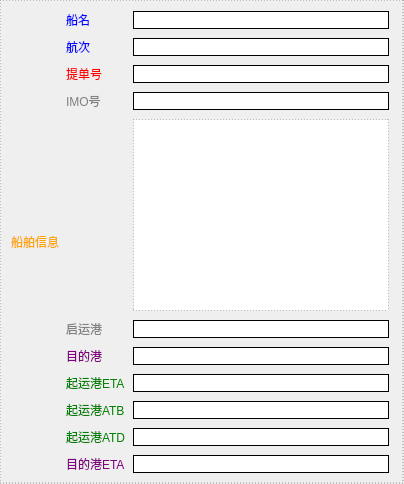
         <widget class="QWidget" name="widget_5" native="true">
          <property name="styleSheet">
           <string notr="true">QWidget{
	border:1px dotted rgb(141, 141, 141);
}
QWidget QLabel{
	border:none;
}
QWidget QLineEdit{
	border:1px solid rgb(0, 0, 0);
}</string>
          </property>
          <layout class="QHBoxLayout" name="horizontalLayout">
           <property name="spacing">
            <number>7</number>
           </property>
           <item>
            <widget class="QLabel" name="label_49">
             <property name="styleSheet">
              <string notr="true">color:orange;</string>
             </property>
             <property name="text">
              <string>船舶信息</string>
             </property>
            </widget>
           </item>
           <item>
            <layout class="QFormLayout" name="formLayout_5">
             <property name="horizontalSpacing">
              <number>7</number>
             </property>
             <property name="verticalSpacing">
              <number>9</number>
             </property>
             <property name="rightMargin">
              <number>4</number>
             </property>
             <item row="0" column="0">
              <widget class="QLabel" name="label_22">
               <property name="styleSheet">
                <string notr="true">color:blue;</string>
               </property>
               <property name="text">
                <string>船名</string>
               </property>
              </widget>
             </item>
             <item row="0" column="1">
              <widget class="QLineEdit" name="sheepname_lineedit">
               <property name="sizePolicy">
                <sizepolicy hsizetype="Expanding" vsizetype="Expanding">
                 <horstretch>0</horstretch>
                 <verstretch>0</verstretch>
                </sizepolicy>
               </property>
              </widget>
             </item>
             <item row="1" column="0">
              <widget class="QLabel" name="label_23">
               <property name="styleSheet">
                <string notr="true">color:blue;</string>
               </property>
               <property name="text">
                <string>航次</string>
               </property>
              </widget>
             </item>
             <item row="1" column="1">
              <widget class="QLineEdit" name="chuanci_lineedit">
               <property name="sizePolicy">
                <sizepolicy hsizetype="Expanding" vsizetype="Expanding">
                 <horstretch>0</horstretch>
                 <verstretch>0</verstretch>
                </sizepolicy>
               </property>
              </widget>
             </item>
             <item row="2" column="0">
              <widget class="QLabel" name="label_24">
               <property name="styleSheet">
                <string notr="true">color:rgb(255, 0, 0);</string>
               </property>
               <property name="text">
                <string>提单号</string>
               </property>
              </widget>
             </item>
             <item row="2" column="1">
              <widget class="QLineEdit" name="tidanhao_lineedit">
               <property name="sizePolicy">
                <sizepolicy hsizetype="Expanding" vsizetype="Expanding">
                 <horstretch>0</horstretch>
                 <verstretch>0</verstretch>
                </sizepolicy>
               </property>
              </widget>
             </item>
             <item row="3" column="0">
              <widget class="QLabel" name="label_25">
               <property name="styleSheet">
                <string notr="true">color:gray;
</string>
               </property>
               <property name="text">
                <string>IMO号</string>
               </property>
              </widget>
             </item>
             <item row="3" column="1">
              <widget class="QLineEdit" name="IMOhao_lineedit">
               <property name="sizePolicy">
                <sizepolicy hsizetype="Expanding" vsizetype="Expanding">
                 <horstretch>0</horstretch>
                 <verstretch>0</verstretch>
                </sizepolicy>
               </property>
               <property name="styleSheet">
                <string notr="true"/>
               </property>
              </widget>
             </item>
             <item row="4" column="1">
              <widget class="QListWidget" name="listwidget">
               <property name="styleSheet">
                <string notr="true">QComboBox{
	border:none;
	border-radius:7px;	
	font: 15pt &quot;微软雅黑&quot;;	
	background-color: rgb(255, 85, 0);
	color:rgb(255, 255, 255);
}
QComboBox:clicked{
	border:none;
	border-radius:7px;	
	font: 15pt &quot;微软雅黑&quot;;	
	background-color: rgb(255, 85, 0);
	color: rgb(255, 85, 0);
}
QComboBox::drop-down{
	width:30px;
	border-radius:7px;		
}
QComboBox QAbstractItemView{
	background-color: rgb(31, 117, 213);
}
QComboBox Items{
	
	font: 6pt &quot;微软雅黑&quot;;
}
border-color: qconicalgradient(cx:0.5, cy:0.5, angle:0, stop:0 rgba(35, 40, 3, 255), stop:0.16 rgba(136, 106, 22, 255), stop:0.225 rgba(166, 140, 41, 255), stop:0.285 rgba(204, 181, 74, 255), stop:0.345 rgba(235, 219, 102, 255), stop:0.415 rgba(245, 236, 112, 255), stop:0.52 rgba(209, 190, 76, 255), stop:0.57 rgba(187, 156, 51, 255), stop:0.635 rgba(168, 142, 42, 255), stop:0.695 rgba(202, 174, 68, 255), stop:0.75 rgba(218, 202, 86, 255), stop:0.815 rgba(208, 187, 73, 255), stop:0.88 rgba(187, 156, 51, 255), stop:0.935 rgba(137, 108, 26, 255), stop:1 rgba(35, 40, 3, 255));
</string>
               </property>
              </widget>
             </item>
             <item row="5" column="0">
              <widget class="QLabel" name="label_26">
               <property name="styleSheet">
                <string notr="true">color:gray;
</string>
               </property>
               <property name="text">
                <string>启运港</string>
               </property>
              </widget>
             </item>
             <item row="5" column="1">
              <widget class="QLineEdit" name="qiyungang_lineedit">
               <property name="sizePolicy">
                <sizepolicy hsizetype="Expanding" vsizetype="Expanding">
                 <horstretch>0</horstretch>
                 <verstretch>0</verstretch>
                </sizepolicy>
               </property>
               <property name="styleSheet">
                <string notr="true"/>
               </property>
              </widget>
             </item>
             <item row="6" column="0">
              <widget class="QLabel" name="label_27">
               <property name="styleSheet">
                <string notr="true">color:purple;</string>
               </property>
               <property name="text">
                <string>目的港</string>
               </property>
              </widget>
             </item>
             <item row="6" column="1">
              <widget class="QLineEdit" name="mudigang_lineedit">
               <property name="sizePolicy">
                <sizepolicy hsizetype="Expanding" vsizetype="Expanding">
                 <horstretch>0</horstretch>
                 <verstretch>0</verstretch>
                </sizepolicy>
               </property>
              </widget>
             </item>
             <item row="7" column="0">
              <widget class="QLabel" name="label_28">
               <property name="styleSheet">
                <string notr="true">color:green;</string>
               </property>
               <property name="text">
                <string>起运港ETA</string>
               </property>
              </widget>
             </item>
             <item row="7" column="1">
              <widget class="QLineEdit" name="qiyungangETA_lineedit">
               <property name="sizePolicy">
                <sizepolicy hsizetype="Expanding" vsizetype="Expanding">
                 <horstretch>0</horstretch>
                 <verstretch>0</verstretch>
                </sizepolicy>
               </property>
              </widget>
             </item>
             <item row="8" column="0">
              <widget class="QLabel" name="label_29">
               <property name="styleSheet">
                <string notr="true">color:green;</string>
               </property>
               <property name="text">
                <string>起运港ATB</string>
               </property>
              </widget>
             </item>
             <item row="8" column="1">
              <widget class="QLineEdit" name="qiyungangATB_lineedit">
               <property name="sizePolicy">
                <sizepolicy hsizetype="Expanding" vsizetype="Expanding">
                 <horstretch>0</horstretch>
                 <verstretch>0</verstretch>
                </sizepolicy>
               </property>
              </widget>
             </item>
             <item row="9" column="0">
              <widget class="QLabel" name="label_30">
               <property name="styleSheet">
                <string notr="true">color:green;</string>
               </property>
               <property name="text">
                <string>起运港ATD</string>
               </property>
              </widget>
             </item>
             <item row="9" column="1">
              <widget class="QLineEdit" name="qiyungangATD_lineedit">
               <property name="sizePolicy">
                <sizepolicy hsizetype="Expanding" vsizetype="Expanding">
                 <horstretch>0</horstretch>
                 <verstretch>0</verstretch>
                </sizepolicy>
               </property>
              </widget>
             </item>
             <item row="10" column="0">
              <widget class="QLabel" name="label_36">
               <property name="styleSheet">
                <string notr="true">color:purple;</string>
               </property>
               <property name="text">
                <string>目的港ETA</string>
               </property>
              </widget>
             </item>
             <item row="10" column="1">
              <widget class="QLineEdit" name="mudigangETA_lineedit">
               <property name="sizePolicy">
                <sizepolicy hsizetype="Expanding" vsizetype="Expanding">
                 <horstretch>0</horstretch>
                 <verstretch>0</verstretch>
                </sizepolicy>
               </property>
              </widget>
             </item>
            </layout>
           </item>
          </layout>
         </widget>
